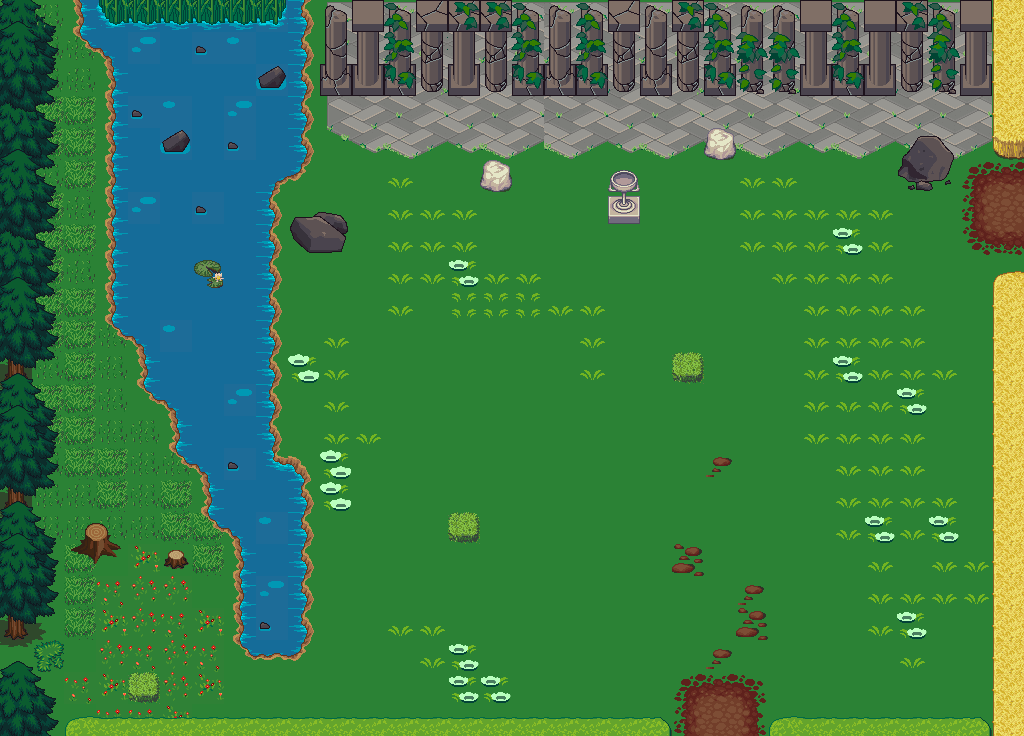

A level layout from a 2D game, rendered from its tile map. Below: a short description, then the map file with tile-grid data replaced by summaries:
An orthogonal 32x23 tile map with 32x32 px tiles, 11 tile layers (Sol, Décorations, Obstacles, Frontières, ...).

<map version="1.0" tiledversion="1.0.3" orientation="orthogonal" renderorder="right-down" width="32" height="23" tilewidth="32" tileheight="32" nextobjectid="1">
 <tileset firstgid="1" source="Atlas.tsx" />
 <layer name="Sol" width="32" height="23">
  <data>[736 cells, 736 non-empty, 2 distinct tile ids]</data>
 </layer>
 <layer name="Décorations" width="32" height="23">
  <data>[736 cells, 302 non-empty, 47 distinct tile ids]</data>
 </layer>
 <layer name="Obstacles" width="32" height="23">
  <data>[736 cells, 205 non-empty, 50 distinct tile ids]</data>
 </layer>
 <layer name="Frontières" width="32" height="23">
  <data>[736 cells, 127 non-empty, 30 distinct tile ids]</data>
 </layer>
 <layer name="Nord" width="32" height="23">
  <data>[736 cells, 0 non-empty, 0 distinct tile ids]</data>
 </layer>
 <layer name="Sud" width="32" height="23">
  <data>[736 cells, 3 non-empty, 3 distinct tile ids]</data>
 </layer>
 <layer name="Est" width="32" height="23">
  <data>[736 cells, 3 non-empty, 3 distinct tile ids]</data>
 </layer>
 <layer name="Ouest" width="32" height="23">
  <data>[736 cells, 0 non-empty, 0 distinct tile ids]</data>
 </layer>
 <layer name="Potions" width="32" height="23">
  <data>[736 cells, 0 non-empty, 0 distinct tile ids]</data>
 </layer>
 <layer name="Clef" width="32" height="23">
  <data>[736 cells, 0 non-empty, 0 distinct tile ids]</data>
 </layer>
 <layer name="Pièges" width="32" height="23">
  <data>[736 cells, 0 non-empty, 0 distinct tile ids]</data>
 </layer>
</map>
